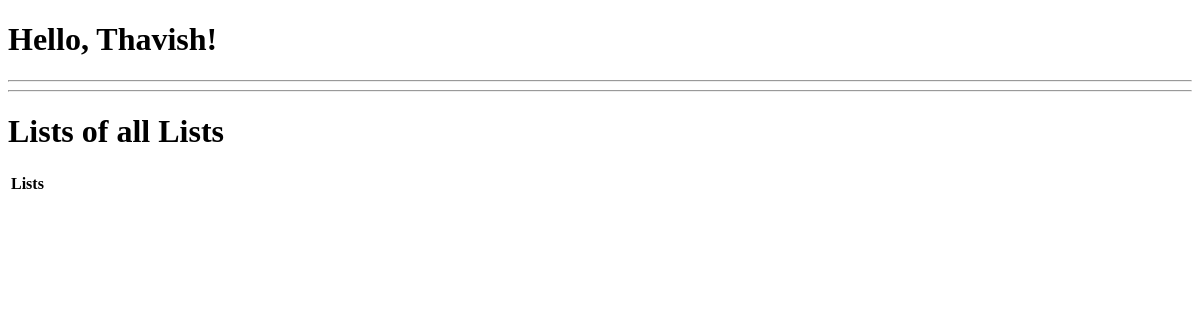
The app's page /lists, older data.
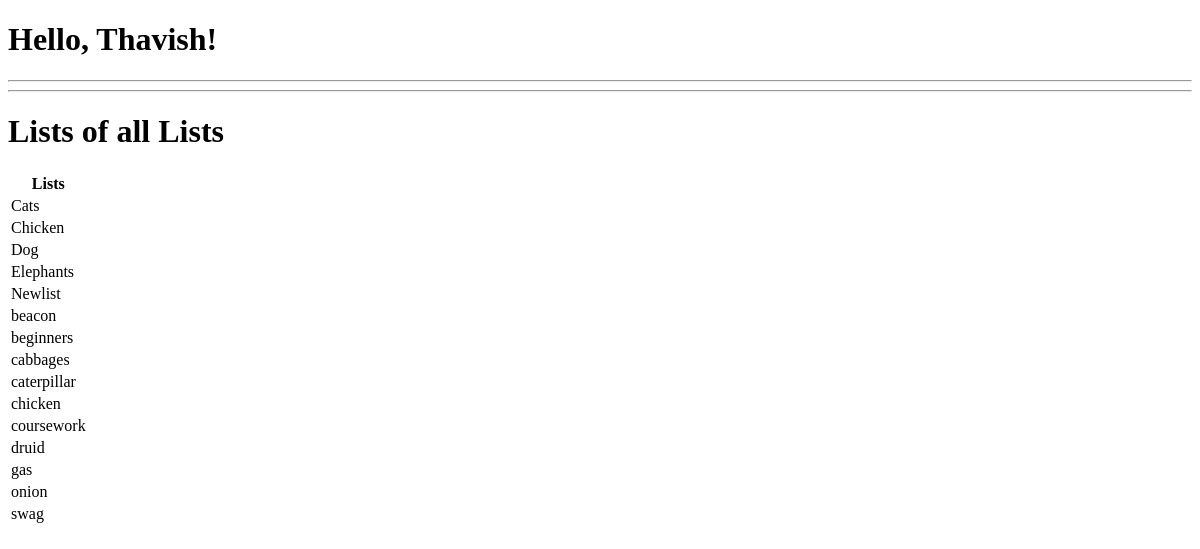
The same page, newer data.
### app/models.py (models this page shows, shortened)
class List(db.Model):
    id: so.Mapped[int] = so.mapped_column(primary_key=True)
    listname: so.Mapped[str] = so.mapped_column(sa.String(64), index=True,
                                                unique=True)
    items: so.WriteOnlyMapped['Item'] = so.relationship(
        back_populates='todolist')

### app/routes.py (the view)
@app.route('/lists', methods=['GET'])
def lists():
	user  = {'username': 'Thavish'}
	query = sa.select(List).order_by(List.listname.asc())
	todolists = db.session.scalars(query).all()
	return render_template('lists.html', user=user, lists=todolists)

### app/templates/lists.html
{% extends "base.html" %}
{% block content %}
    <hr>
    <h1>Lists of all Lists</h1>
    <table>
    <tr>
        <th>Lists</th>
    </tr>
    {% for list in lists %}
    <tr>
        <td>{{ list.listname }}</td>
    </tr>
    {% endfor %}
    </table>
{% endblock %}

### app/templates/base.html (shortened to what this page needs)
<!doctype html>
<html>
    <head>
    </head>
    <body>
        <h1>Hello, {{ user.username }}!</h1>
        <hr>
        {% block content %} {% endblock %}
    </body>
</html>

Row changes from the older to the newer data that the page shows:
added List: listname "Cats"
added List: listname "Chicken"
added List: listname "Dog"
added List: listname "Elephants"
added List: listname "Newlist"
added List: listname "beacon"
added List: listname "beginners"
added List: listname "cabbages"
added List: listname "caterpillar"
added List: listname "chicken"
added List: listname "coursework"
added List: listname "druid"
added List: listname "gas"
added List: listname "onion"
added List: listname "swag"
